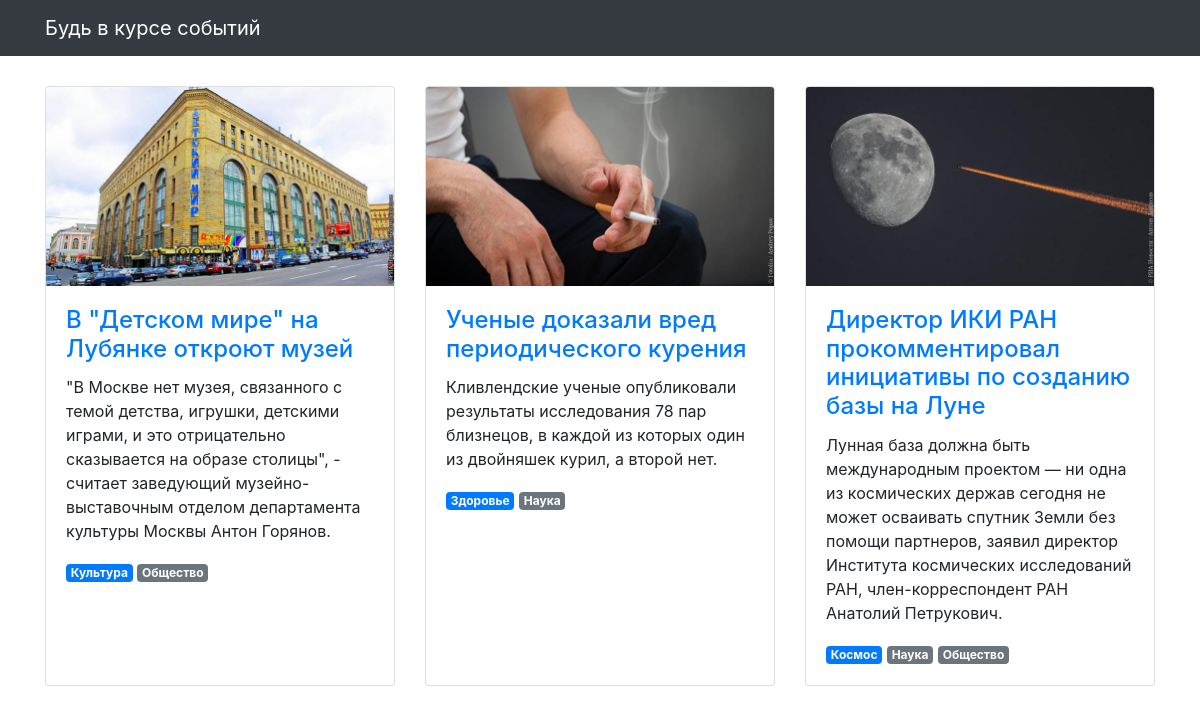
The page / on the database its author committed.
### articles/models.py (models this page shows, shortened)
class Article(models.Model):
    title = models.CharField(max_length=256, verbose_name='Название')
    text = models.TextField(verbose_name='Текст')
    published_at = models.DateTimeField(verbose_name='Дата публикации')
    image = models.ImageField(null=True, blank=True, verbose_name='Изображение',)
    tags = models.ManyToManyField(
        Tag, through='Scope', related_name='articles'
    )
    class Meta:
        verbose_name = 'Статья'
        verbose_name_plural = 'Статьи'
        ordering = ['-published_at']

class Scope(models.Model):
    article = models.ForeignKey(
        'Article', on_delete=models.CASCADE, related_name='scopes',
        verbose_name='Статья'
    )
    tag = models.ForeignKey(
        Tag, on_delete=models.CASCADE, related_name='scopes',
        verbose_name='Тег'
    )
    is_main = models.BooleanField(default=False, verbose_name='Основной')
    class Meta:
        verbose_name = 'Раздел'
        verbose_name_plural = 'Разделы'
        ordering = ['-is_main', 'tag__name']

class Tag(models.Model):
    name = models.CharField(max_length=256, verbose_name='Название')
    class Meta:
        verbose_name = 'Тег'
        verbose_name_plural = 'Теги'
        ordering = ['name']

### articles/views.py (the view)
class ArticlesListView(ListView):
    model = Article
    queryset = Article.objects.all().order_by('-published_at')
    template_name = 'articles/news.html'

### templates/articles/news.html (shortened to what this page needs)
{% extends "articles/base.html" %}
{% load static %}
{% block content %}
  <div class="row">
    {% for article in object_list %}
      <div class="col-lg-4 col-sm-6 portfolio-item">
        <div class="card h-100">
          <a href="#"><img class="card-img-top" src="{% get_media_prefix %}{{ article.image }}" alt=""></a>
          <div class="card-body">
            <h4 class="card-title">
              <a href="#">{{ article.title }}</a>
            </h4>
            <p class="card-text">{{ article.text }}</p>
            {% for scope in article.scopes.all %}
              <span class="badge {% if scope.is_main %}badge-primary{% else %}badge-secondary{% endif %}">{{ scope.tag.name }}</span>
            {% endfor %}
          </div>
        </div>
      </div>
    {% endfor %}
  </div>
{% endblock %}

### templates/articles/base.html (shortened to what this page needs)
{% load static %}
<html lang="ru">
<head>
  <link href="{% static  "css/bootstrap.min.css" %}" rel="stylesheet">
  <link href="{% static  "css/3-col-portfolio.css" %}" rel="stylesheet">
</head>
<body>
<nav class="navbar navbar-expand-lg navbar-dark bg-dark fixed-top">
  <div class="container">
    <a class="navbar-brand" href="#">Будь в курсе событий</a>
  </div>
</nav>
<div class="container">{% block content %}{% endblock %}</div>
</body>
</html>

### static/css/3-col-portfolio.css (style rules this page uses)
body { padding-top: 84px; padding-bottom: 84px; }
@media (min-width: 992px) { body { padding-top: 86px; padding-bottom: 86px; } }

### rows shown on the page
Article: image (picture), title "В \"Детском мире\" на Лубянке откроют музей", text "\"В Москве нет музея, связанного с темой детства, игрушки, детскими играми, и это отрицательно сказывается на образе столицы\", - считает заведующий музейно-выставочным отделом департамента культуры Москвы Антон Горянов."
Scope: tag.name "Культура"
Scope: tag.name "Общество"
Article: image (picture), title "Ученые доказали вред периодического курения", text "Кливлендские ученые опубликовали результаты исследования 78 пар близнецов, в каждой из которых один из двойняшек курил, а второй нет."
Scope: tag.name "Здоровье"
Scope: tag.name "Наука"
Article: image (picture), title "Директор ИКИ РАН прокомментировал инициативы по созданию базы на Луне", text "Лунная база должна быть международным проектом — ни одна из космических держав сегодня не может осваивать спутник Земли без помощи партнеров, заявил директор Института космических исследований РАН, член-корреспондент РАН Анатолий Петрукович."
Scope: tag.name "Космос"
Scope: tag.name "Наука"
Scope: tag.name "Общество"
